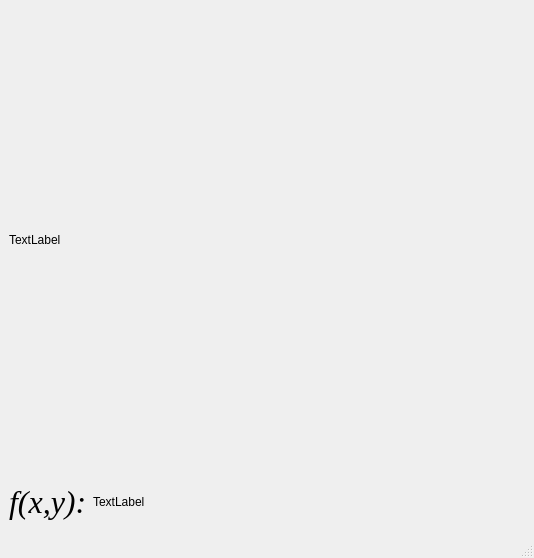
<?xml version="1.0" encoding="UTF-8"?>
<ui version="4.0">
 <class>MainWindow</class>
 <widget class="QMainWindow" name="MainWindow">
  <property name="geometry">
   <rect>
    <x>0</x>
    <y>0</y>
    <width>534</width>
    <height>558</height>
   </rect>
  </property>
  <property name="windowTitle">
   <string>MainWindow</string>
  </property>
  <widget class="QWidget" name="centralwidget">
   <layout class="QVBoxLayout" name="verticalLayout" stretch="9,1">
    <item>
     <widget class="QLabel" name="label">
      <property name="text">
       <string>TextLabel</string>
      </property>
     </widget>
    </item>
    <item>
     <layout class="QHBoxLayout" name="horizontalLayout" stretch="1,10">
      <item>
       <widget class="QLabel" name="label_2">
        <property name="font">
         <font>
          <family>Times New Roman</family>
          <pointsize>24</pointsize>
          <italic>true</italic>
         </font>
        </property>
        <property name="text">
         <string>f(x,y):</string>
        </property>
       </widget>
      </item>
      <item>
       <widget class="QLabel" name="fxy">
        <property name="text">
         <string>TextLabel</string>
        </property>
       </widget>
      </item>
     </layout>
    </item>
   </layout>
  </widget>
  <widget class="QMenuBar" name="menubar">
   <property name="geometry">
    <rect>
     <x>0</x>
     <y>0</y>
     <width>534</width>
     <height>24</height>
    </rect>
   </property>
  </widget>
  <widget class="QStatusBar" name="statusbar"/>
 </widget>
 <resources/>
 <connections/>
</ui>
